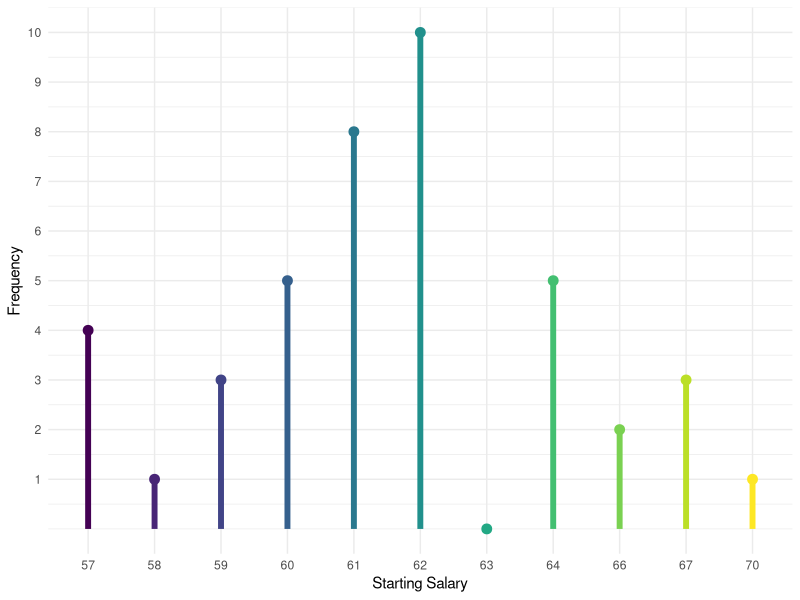
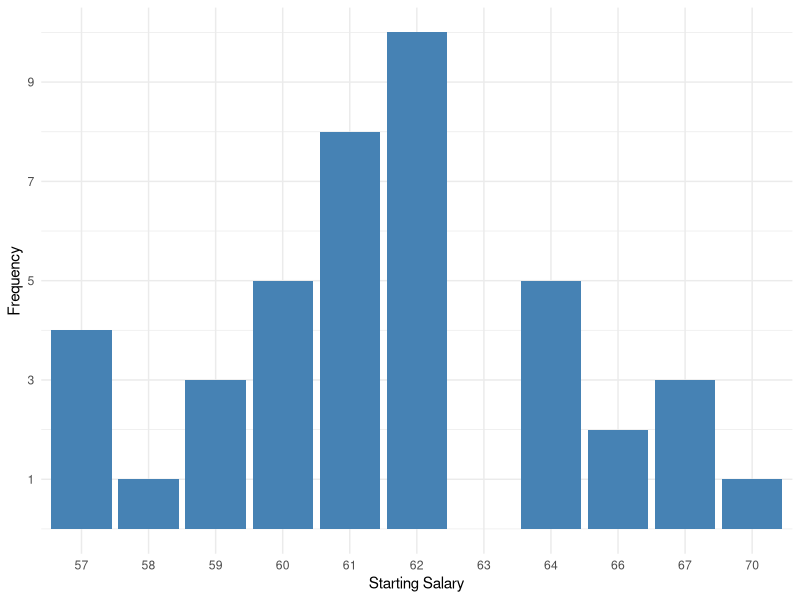
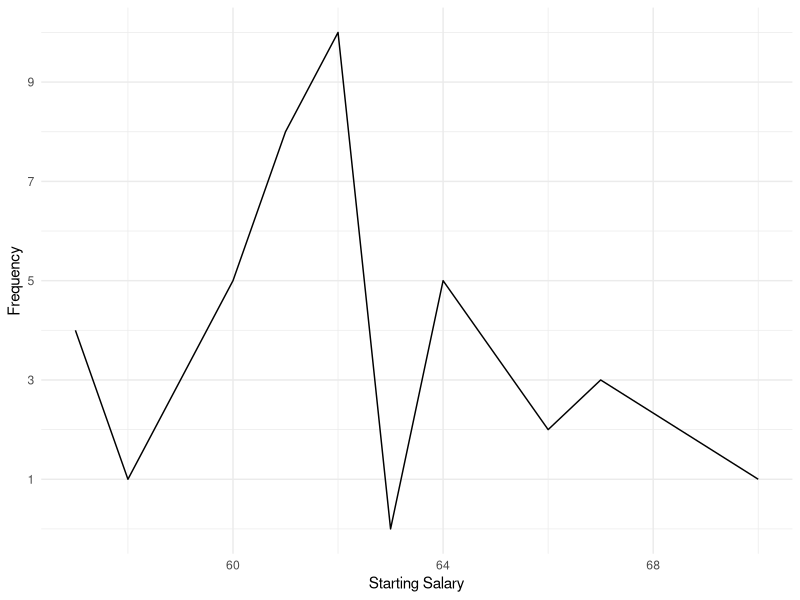
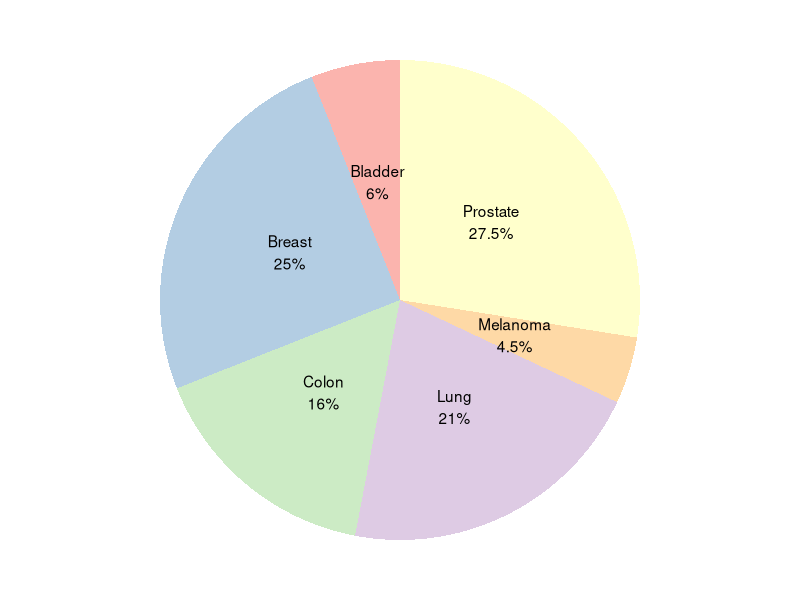

Generate these figures, in order, with R:
## ---- chunk 1
#| label: tbl-StartingYearlySalaries
#| tbl-cap: "起薪分布"
#| warning: false

library(knitr)
ss <- c(57, 58, 59, 60, 61, 62, 63, 64, 66, 67, 70)
f <- c(4, 1, 3, 5, 8, 10, 0, 5, 2, 3, 1)
df <- data.frame("Starting Salary" = ss, "Frequency" = f)
kable(df, align = "l")
## ---- chunk 2
#| label: fig-StartingYearlySalaries1
#| fig-cap: "起薪线图"
#| warning: false

library(ggplot2)  

df <- data.frame(  
  salary = c(57, 58, 59, 60, 61, 62, 63, 64, 66, 67, 70),  
  value_end = c(4, 1, 3, 5, 8, 10, 0, 5, 2, 3, 1),  
  value_start = rep(0, 11) 
)  

# 将类别转换为因子，以确保正确的顺序  
df$salary <- factor(df$salary, levels = df$salary, ordered = TRUE)  
 
ggplot(df, aes(x = salary, y = value_start, yend = value_end, color = salary)) +  
  geom_segment(size = 2) +                    # 绘制水平线表示每个“条形”  
  geom_point(aes(y = value_end), size = 3) +  # 在每个“条形”的末端添加点  
  theme_minimal() +  
  labs(x = "Starting Salary", y = "Frequency") +  
  scale_y_continuous(breaks = seq(1, 10, by = 1)) +  
  theme(legend.position = "none")           # 调整图例位置
## ---- chunk 3
#| label: fig-StartingYearlySalaries2
#| fig-cap: "起薪条形图"
#| warning: false

library(ggplot2)  

df <- data.frame(  
  salary = c(57, 58, 59, 60, 61, 62, 63, 64, 66, 67, 70),  
  value = c(4, 1, 3, 5, 8, 10, 0, 5, 2, 3, 1)
)  

# 将类别转换为因子，以确保正确的顺序  
df$salary <- factor(df$salary, levels = df$salary, ordered = TRUE)  
 
ggplot(df, aes(x = salary, y = value)) +  
  geom_bar(stat = "identity", fill = "steelblue") +  
  theme_minimal() +  
  xlab("Starting Salary") +  
  ylab("Frequency") +
  scale_y_continuous(breaks = seq(1, 10, by = 2))
## ---- chunk 4
#| label: fig-StartingYearlySalaries3
#| fig-cap: "起薪折线图"
#| warning: false

library(ggplot2)  

df <- data.frame(  
  salary = c(57, 58, 59, 60, 61, 62, 63, 64, 66, 67, 70),  
  value = c(4, 1, 3, 5, 8, 10, 0, 5, 2, 3, 1)
)  

ggplot(df, aes(x=salary, y=value)) +   
  geom_line() +  
  labs(x="Starting Salary", y="Frequency") + 
  scale_y_continuous(breaks = seq(1, 10, by = 2)) + 
  theme_minimal()
## ---- chunk 5
#| label: tbl-StartingYearlySalaries2
#| tbl-cap: "起薪分布相对频率表"
#| warning: false

library(knitr)
ss <- c(57, 58, 59, 60, 61, 62, 63, 64, 66, 67, 70)
f <- c(4, 1, 3, 5, 8, 10, 0, 5, 2, 3, 1)
cnt = sum(f)
f <- f / cnt

df <- data.frame("Starting Salary" = ss, "Relative Frequency" = f)
kable(df, align = "l")
## ---- chunk 6
library(knitr)

type <- c("Melanoma", "Bladder", "Colon", "Lung", "Breast", "Prostate")
num <- c(9, 12, 32, 42, 50, 55)  
value <- num / sum(num)

df <- data.frame("Type of Cancer" = type, "Number of New Cases" = num, "Relative Frequency" = value)

kable(df, align = "l")
## ---- chunk 7
#| label: fig-piechartc
#| fig-cap: "诊所数据饼图"
#| warning: false

library(ggplot2)
  
# 提供的数据  
type <- c("Melanoma", "Bladder", "Colon", "Lung", "Breast", "Prostate")
num <- c(9, 12, 32, 42, 50, 55)  
value <- num / sum(num)

df <- data.frame(type = type, num = num, value = value)
df$label <- paste(df$type, "\n", round(df$value * 100, 1), "%", sep="") 

# 绘制饼图  
ggplot(df, aes(x = "", y = value, fill = type)) +  
  geom_bar(width = 1, stat = "identity") +  
  coord_polar("y", start = 0) +  
  theme_void() +  
  theme(legend.title = element_blank()) +  
  scale_fill_brewer(palette = "Pastel1") +  
  labs(fill = "type") +  
  geom_text(aes(label = label),   
            position = position_stack(vjust = 0.5)) + # 添加百分比标签
  theme(legend.position = "none")
